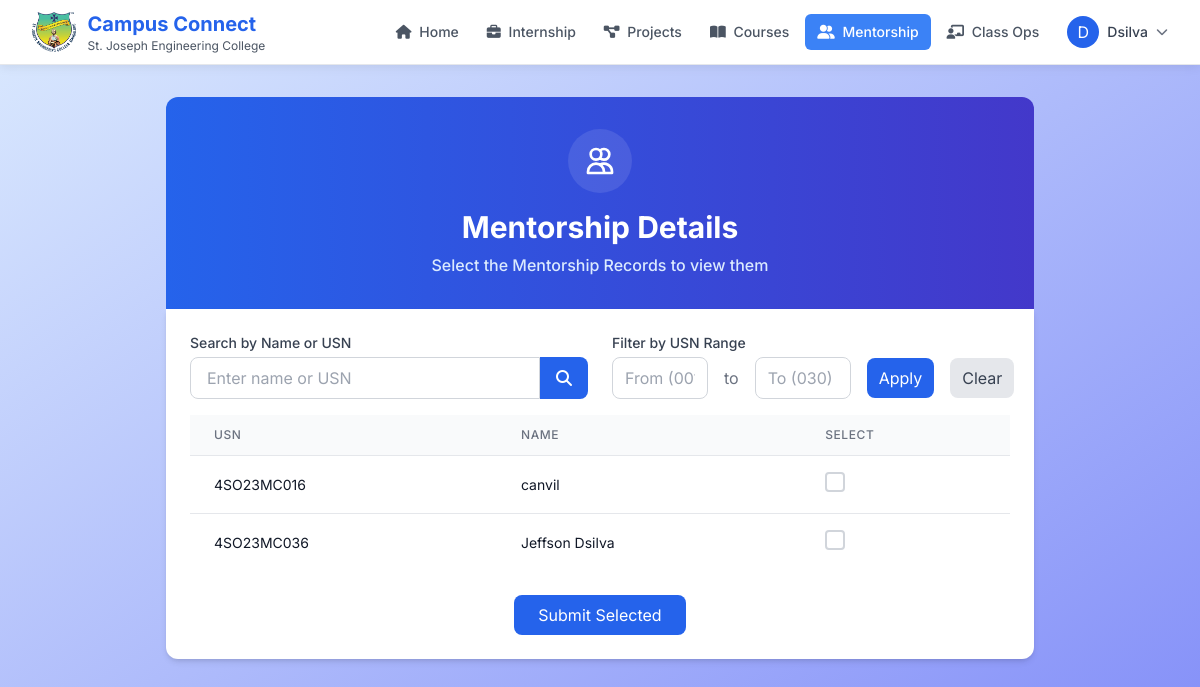
Page /archive/stubs/ftviewmentorship.php (signed in) on the committed database.
### tables this page shows
CREATE TABLE `mentor_form` (
  `usn` varchar(20) NOT NULL,
  `student_name` varchar(100) NOT NULL,
  `email` varchar(100) NOT NULL,
  `phone` varchar(15) DEFAULT NULL,
  `career` text DEFAULT NULL,
  `submitted_at` timestamp NOT NULL DEFAULT current_timestamp()
);

### archive/stubs/ftviewmentorship.php (called while the page is built)
<?php
require_once __DIR__ . '/../../app/modules/mentorship/ftviewmentorship.php';

### app/modules/mentorship/ftviewmentorship.php (the view, shortened to what this page needs)
<?php
require_once __DIR__ . '/../../views/ftheader.php';
$sql = "SELECT usn, student_name FROM mentor_form";
$result = $conn->query($sql);
?>
<!DOCTYPE html>
<html lang="en">
<head>
    <link href="https://cdnjs.cloudflare.com/ajax/libs/font-awesome/6.4.0/css/all.min.css" rel="stylesheet">
    <script src="https://cdn.tailwindcss.com"></script>
</head>
<body class="bg-gradient-to-br from-blue-100 to-indigo-400">
    <div class="container mx-auto px-4 py-8 w-full lg:w-3/4">
        <div class="bg-gradient-to-r from-blue-600 to-indigo-700 p-8 text-center rounded-t-xl">
            <div class="inline-flex items-center justify-center w-16 h-16 bg-white/10 rounded-full mb-4">
                <svg xmlns="http://www.w3.org/2000/svg" class="h-8 w-8 text-white" fill="none" viewBox="0 0 24 24" stroke="currentColor">
                    <path stroke-linecap="round" stroke-linejoin="round" stroke-width="2" d="M12 4.354a4 4 0 110 5.292M15 21H3v-1a6 6 0 0112 0v1zm0 0h6v-1a6 6 0 00-9-5.197M13 7a4 4 0 11-8 0 4 4 0 018 0z" />
                </svg>
            </div>
            <h1 class="text-3xl font-bold text-white mb-2">Mentorship Details</h1>
            <p class="text-blue-100 font-medium">Select the Mentorship Records to view them</p>
        </div>
        <div class="bg-white rounded-b-xl shadow-md overflow-hidden p-6">
            <div class="grid grid-cols-1 md:grid-cols-2 gap-6 mb-4">
                <div>
                    <label class="block text-sm font-medium text-gray-700 mb-1">Search by Name or USN</label>
                    <div class="flex">
                        <input type="text" id="searchInput" placeholder="Enter name or USN"
                            class="flex-grow px-4 py-2 border border-gray-300 rounded-l-lg focus:ring-2 focus:ring-blue-500 focus:border-blue-500">
                        <button type="button" onclick="filterTable()"
                            class="px-4 py-2 bg-blue-600 text-white rounded-r-lg hover:bg-blue-700 transition-colors">
                            <i class="fas fa-search"></i>
                        </button>
                    </div>
                </div>
                <div>
                    <label class="block text-sm font-medium text-gray-700 mb-1">Filter by USN Range</label>
                    <div class="flex items-center space-x-4">
                        <input type="text" id="usnMin" placeholder="From (001)"
                            class="w-24 px-3 py-2 border border-gray-300 rounded-lg focus:ring-2 focus:ring-blue-500 focus:border-blue-500"
                            oninput="validateUsnInput(this)">
                        <span class="text-gray-500">to</span>
                        <input type="text" id="usnMax" placeholder="To (030)"
                            class="w-24 px-3 py-2 border border-gray-300 rounded-lg focus:ring-2 focus:ring-blue-500 focus:border-blue-500"
                            oninput="validateUsnInput(this)">
                        <button type="button" onclick="applyUsnRangeFilter()"
                            class="px-3 py-2 bg-blue-600 text-white rounded-lg hover:bg-blue-700 transition-colors">
                            Apply
                        </button>
                        <button type="button" onclick="clearUsnRangeFilter()"
                            class="px-3 py-2 bg-gray-200 text-gray-700 rounded-lg hover:bg-gray-300 transition-colors">
                            Clear
                        </button>
                    </div>
                </div>
            </div>
            <form id="checkboxForm" action="ftmentorship.php" method="POST">
                <div class="overflow-x-auto relative">
                    <table id="mentorshipTable" class="min-w-full divide-y divide-gray-200">
                        <thead class="bg-gray-50">
                            <tr>
                                <th class="px-6 py-3 text-left text-xs font-medium text-gray-500 uppercase tracking-wider">USN</th>
                                <th class="px-6 py-3 text-left text-xs font-medium text-gray-500 uppercase tracking-wider">Name</th>
                                <th class="px-6 py-3 text-left text-xs font-medium text-gray-500 uppercase tracking-wider">Select</th>
                            </tr>
                        </thead>
                        <tbody class="bg-white divide-y divide-gray-200">
                            <?php
                            if ($result->num_rows > 0) {
                                while ($row = $result->fetch_assoc()) {
                                    echo "<tr class='hover:bg-gray-50'>
                                            <td class='px-6 py-4 whitespace-nowrap text-sm text-gray-900 usn-cell'>" . htmlspecialchars($row["usn"]) . "</td>
                                            <td class='px-6 py-4 whitespace-nowrap text-sm text-gray-900'>" . htmlspecialchars($row["student_name"]) . "</td>
                                            <td class='px-6 py-4 whitespace-nowrap text-sm text-gray-900'>
                                                <label class='checkbox-container'>
                                                    <input type='checkbox' name='selected_data[]' value='" . htmlspecialchars($row["usn"]) . "|" . htmlspecialchars($row["student_name"]) . "' class='checkbox'>
                                                    <span class='checkmark'></span>
                                                </label>
                                            </td>
                                          </tr>";
                                }
                            } else {
                                echo "<tr><td colspan='3' class='px-6 py-4 text-center text-sm text-gray-500'>No records found</td></tr>";
                            }
                            ?>
                        </tbody>
                    </table>
                </div>
                <div class="flex items-center justify-center">
                    <button type="submit" class="mt-6 w-full sm:w-auto px-6 py-2 bg-blue-600 text-white rounded-lg hover:bg-blue-700 transition-colors">
                        Submit Selected
                    </button>
                </div>
            </form>
        </div>
    </div>
</body>
</html>

### app/views/ftheader.php (style rules this page uses)
body { font-family: 'Inter', sans-serif; }

### app/modules/mentorship/ftviewmentorship.php (style rules this page uses)
.checkbox-container { position: relative; display: inline-block; cursor: pointer; }
.checkmark { position: relative; display: inline-block; width: 20px; height: 20px; background-color: white; border: 2px solid #d1d5db; border-radius: 4px; transition: all 0.2s; }
.checkmark:after { content: ""; position: absolute; display: none; left: 6px; top: 2px; width: 5px; height: 10px; border: solid white; border-width: 0 2px 2px 0; transform: rotate(45deg); }

### rows in the picture
mentor_form: usn "4SO23MC016", student_name "canvil"
mentor_form: usn "4SO23MC036", student_name "Jeffson Dsilva"

### other values in the picture
$initial "D"
explode(' ', $facultyName)[1] "Dsilva"
